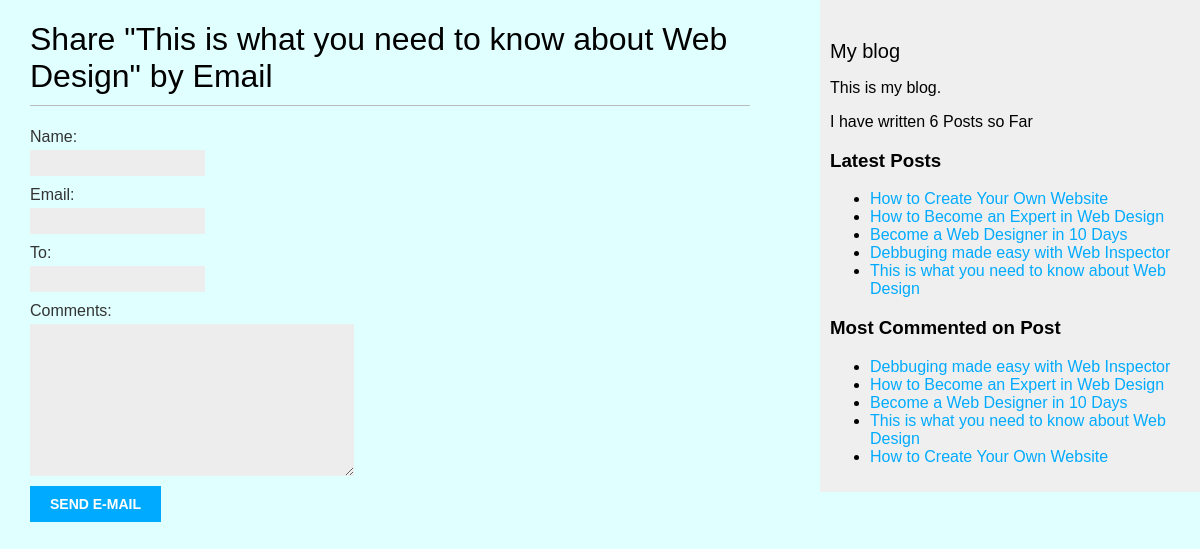
/3/share/, run on the app's committed database.
### blog/models.py (models this page shows, shortened)
class Post(models.Model):
    class Status(models.TextChoices):
        DRAFT = 'DF', 'Draft'
        PUBLISHED = 'PB', 'Published'
    title = models.CharField(max_length=250)
    slug = models.SlugField(max_length=250,
                            unique_for_date='publish')
    author = models.ForeignKey(User, on_delete=models.CASCADE, related_name="blog_posts")
    body = models.TextField()
    publish = models.DateTimeField(default=timezone.now)
    created = models.DateTimeField(auto_now_add=True)
    updated = models.DateTimeField(auto_now=True)
    status = models.CharField(max_length=2,
                              choices=Status.choices,
                              default=Status.DRAFT)
    objects = models.Manager()#Default Manager
    published = PublishedManager()#Our Custom Manager
    tags = TaggableManager()
    class Meta:
        ordering = ['-publish']
        indexes = [
            models.Index(fields=['-publish']),
        ]
    def get_absolute_url(self):
        return reverse('blog:post_detail',
                       args=[self.publish.year,
                             self.publish.month,
                             self.publish.day,
                             self.slug])

### blog/views.py (the view)
# urls.py: path('<int:post_id>/share/', views.post_share, name="post_share"),
def post_share(request, post_id):
    post = get_object_or_404(Post, id=post_id, status=Post.Status.PUBLISHED)
    sent = False
    if request.method == 'POST':
        form = EmailPostForm(request.POST)
        if form.is_valid():
            cd = form.cleaned_data
            post_url = request.build_absolute_uri(
                post.get_absolute_url())
            subject = f"{cd['name']} recommends you read " \
                      f"{post.title}"
            message = f"Read {post.title} at {post_url}\n\n" \
                      f"{cd['comments']}"
            send_mail(subject, message, 'bonheurngezayo2@gmail.com',
                     [cd['to']])
            sent = True
    else:
        form = EmailPostForm()
    return render(request, "blog/post/share.html", {'post': post,
                                                    'form': form,
                                                    'sent': sent})

### blog/forms.py
class EmailPostForm(forms.Form):
    name = forms.CharField(max_length=25)
    email = forms.EmailField()
    to = forms.EmailField()
    comments = forms.CharField(required=False,
                               widget=forms.Textarea)

### blog/models.py (called while the page is built)
    def get_queryset(self):
        return super().get_queryset().filter(status=Post.Status.PUBLISHED)

### blog/templatetags/blog_tags.py (called while the page is built)
@register.simple_tag
def total_posts():
    return Post.published.count()

@register.inclusion_tag('blog/post/latest_posts.html')
def show_latest_posts(count=5):
    latest_posts = Post.published.order_by('-publish')[:count]
    return {'latest_posts': latest_posts}

@register.simple_tag
def get_most_commented_posts(count=5):
    return Post.published.annotate(
               total_comments=Count('comments')
        ).order_by('-total_comments')[:count]

### blog/templates/blog/post/share.html (shortened to what this page needs)
{% extends "blog/base.html" %}
{% block content %}
{% if sent %}
    <h1>Email successfully Sent</h1>
    <p>
        "{{ post.title }}" was successfully sent to {{ form.cleaned_data.to }}.
    </p>
{% else %}
    <h1>Share "{{ post.title }}" by Email</h1>
    <form action="" method="post" novalidate>
        {{ form.as_p }}
        <input type="submit" value="Send e-mail">
    </form>
{% endif %}
{% endblock %}

### blog/templates/blog/base.html (shortened to what this page needs)
{% load blog_tags %}
{% load static %}
<!DOCTYPE html>
<html>
<head>
 <link href="{% static "css/blog.css" %}" rel="stylesheet">
</head>
<body>
 <div id="content">
   {% block content %}
   {% endblock %}
 </div>
 <div id="sidebar">
    <h2>My blog</h2>
    <p>This is my blog.</p>
    <p>I have written {% total_posts %} Posts so Far</p>
    <h3>Latest Posts</h3>
    <p>{% show_latest_posts %}</p>
    <h3>Most Commented on Post</h3>
    {% get_most_commented_posts as most_commented_posts %}
    <ul>
      {% for post in most_commented_posts %}
      <li>
        <a href="{{ post.get_absolute_url }}">{{ post.title }}</a>
      </li>
      {% endfor %}
    </ul>
 </div>
</body>
</html>

### blog/templates/blog/post/latest_posts.html
<ul>
    {% for post in latest_posts %}
        <li>
            <a href="{{ post.get_absolute_url }}">{{ post.title }}</a>
        </li>
    {% endfor %}
</ul>

### blog/static/css/blog.css (style rules this page uses)
body { margin:0; padding:0; font-family:helvetica, sans-serif; background-color: lightcyan; }
a { color:#00abff; text-decoration:none; }
h1 { font-weight:normal; border-bottom:1px solid #bbb; padding:0 0 10px 0; }
h2 { font-weight:normal; margin:30px 0 0; font-size: 20px; }
#content { float:left; width:60%; padding:0 0 0 30px; }
#sidebar { float:right; width:30%; padding:10px; background:#efefef; height:100%; }
label { float:left; clear:both; color:#333; margin-bottom:4px; }
input, textarea { clear:both; float:left; margin:0 0 10px; background:#ededed; border:0; padding:6px 10px; font-size:12px; }
input[type=submit] { font-weight:bold; background:#00abff; color:#fff; padding:10px 20px; font-size:14px; text-transform:uppercase; }

### data on the page
Post: title "This is what you need to know about Web Design"
Post: title "How to Create Your Own Website"
Post: title "How to Become an Expert in Web Design"
Post: title "Become a Web Designer in 10 Days"
Post: title "Debbuging made easy with Web Inspector"
